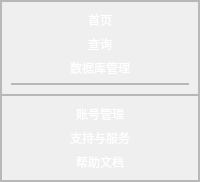
        <widget class="QFrame" name="frame_5">
         <property name="sizePolicy">
          <sizepolicy hsizetype="Expanding" vsizetype="Expanding">
           <horstretch>1</horstretch>
           <verstretch>0</verstretch>
          </sizepolicy>
         </property>
         <property name="styleSheet">
          <string notr="true">#frame_5{
	background-color: rgb(13, 85, 157);
	border-bottom-left-radius:20px;
	border-top-right-radius:20px;
}
QPushButton{
	border:none;
	
	color: rgb(255, 255, 255);
	font: 12pt &quot;幼圆&quot;;
}
QPushButton:pressed{
	padding-top:4px
}</string>
         </property>
         <property name="frameShape">
          <enum>QFrame::StyledPanel</enum>
         </property>
         <property name="frameShadow">
          <enum>QFrame::Raised</enum>
         </property>
         <layout class="QVBoxLayout" name="verticalLayout_2">
          <property name="spacing">
           <number>0</number>
          </property>
          <property name="leftMargin">
           <number>0</number>
          </property>
          <property name="topMargin">
           <number>0</number>
          </property>
          <property name="rightMargin">
           <number>0</number>
          </property>
          <property name="bottomMargin">
           <number>0</number>
          </property>
          <item>
           <widget class="QFrame" name="frame_7">
            <property name="sizePolicy">
             <sizepolicy hsizetype="Preferred" vsizetype="Expanding">
              <horstretch>0</horstretch>
              <verstretch>2</verstretch>
             </sizepolicy>
            </property>
            <property name="frameShape">
             <enum>QFrame::StyledPanel</enum>
            </property>
            <property name="frameShadow">
             <enum>QFrame::Raised</enum>
            </property>
            <layout class="QVBoxLayout" name="verticalLayout_28">
             <item>
              <widget class="QPushButton" name="pushButton_home">
               <property name="sizePolicy">
                <sizepolicy hsizetype="Minimum" vsizetype="Expanding">
                 <horstretch>0</horstretch>
                 <verstretch>2</verstretch>
                </sizepolicy>
               </property>
               <property name="text">
                <string>首页</string>
               </property>
               <property name="icon">
                <iconset resource="../实例1数据库连接登录窗口/icons/res.qrc">
                 <normaloff>:/icons/首页白.png</normaloff>:/icons/首页白.png</iconset>
               </property>
               <property name="iconSize">
                <size>
                 <width>23</width>
                 <height>23</height>
                </size>
               </property>
              </widget>
             </item>
             <item>
              <widget class="QPushButton" name="pushButton_search">
               <property name="sizePolicy">
                <sizepolicy hsizetype="Minimum" vsizetype="Expanding">
                 <horstretch>0</horstretch>
                 <verstretch>1</verstretch>
                </sizepolicy>
               </property>
               <property name="text">
                <string>查询</string>
               </property>
               <property name="icon">
                <iconset resource="../实例1数据库连接登录窗口/icons/res.qrc">
                 <normaloff>:/icons/数据库查询白.png</normaloff>:/icons/数据库查询白.png</iconset>
               </property>
               <property name="iconSize">
                <size>
                 <width>25</width>
                 <height>25</height>
                </size>
               </property>
              </widget>
             </item>
             <item>
              <widget class="QPushButton" name="pushButton_db_mange">
               <property name="sizePolicy">
                <sizepolicy hsizetype="Minimum" vsizetype="Expanding">
                 <horstretch>0</horstretch>
                 <verstretch>2</verstretch>
                </sizepolicy>
               </property>
               <property name="text">
                <string>数据库管理</string>
               </property>
               <property name="icon">
                <iconset resource="icons/res.qrc">
                 <normaloff>:/icons/数据库管理 (1).png</normaloff>:/icons/数据库管理 (1).png</iconset>
               </property>
               <property name="iconSize">
                <size>
                 <width>18</width>
                 <height>18</height>
                </size>
               </property>
              </widget>
             </item>
             <item>
              <widget class="QFrame" name="frame_16">
               <property name="sizePolicy">
                <sizepolicy hsizetype="Preferred" vsizetype="Expanding">
                 <horstretch>0</horstretch>
                 <verstretch>1</verstretch>
                </sizepolicy>
               </property>
               <property name="frameShape">
                <enum>QFrame::StyledPanel</enum>
               </property>
               <property name="frameShadow">
                <enum>QFrame::Raised</enum>
               </property>
               <layout class="QVBoxLayout" name="verticalLayout_21">
                <property name="spacing">
                 <number>0</number>
                </property>
                <property name="leftMargin">
                 <number>0</number>
                </property>
                <property name="topMargin">
                 <number>0</number>
                </property>
                <property name="rightMargin">
                 <number>0</number>
                </property>
                <property name="bottomMargin">
                 <number>0</number>
                </property>
               </layout>
              </widget>
             </item>
            </layout>
           </widget>
          </item>
          <item>
           <widget class="QFrame" name="frame_9">
            <property name="sizePolicy">
             <sizepolicy hsizetype="Preferred" vsizetype="Expanding">
              <horstretch>0</horstretch>
              <verstretch>2</verstretch>
             </sizepolicy>
            </property>
            <property name="styleSheet">
             <string notr="true">#frame_9{
borer-bottom-left-radius:20px;
}</string>
            </property>
            <property name="frameShape">
             <enum>QFrame::StyledPanel</enum>
            </property>
            <property name="frameShadow">
             <enum>QFrame::Raised</enum>
            </property>
            <layout class="QVBoxLayout" name="verticalLayout_3">
             <item>
              <widget class="QPushButton" name="pushButton_myaccount">
               <property name="text">
                <string>账号管理</string>
               </property>
               <property name="icon">
                <iconset resource="../实例1数据库连接登录窗口/icons/res.qrc">
                 <normaloff>:/icons/个人信息.png</normaloff>:/icons/个人信息.png</iconset>
               </property>
               <property name="iconSize">
                <size>
                 <width>25</width>
                 <height>25</height>
                </size>
               </property>
              </widget>
             </item>
             <item>
              <widget class="QPushButton" name="pushButton_support">
               <property name="text">
                <string>支持与服务</string>
               </property>
               <property name="icon">
                <iconset resource="../实例1数据库连接登录窗口/icons/res.qrc">
                 <normaloff>:/icons/服务白.png</normaloff>:/icons/服务白.png</iconset>
               </property>
               <property name="iconSize">
                <size>
                 <width>18</width>
                 <height>18</height>
                </size>
               </property>
              </widget>
             </item>
             <item>
              <widget class="QPushButton" name="pushButton_help">
               <property name="text">
                <string>帮助文档</string>
               </property>
               <property name="icon">
                <iconset resource="../实例1数据库连接登录窗口/icons/res.qrc">
                 <normaloff>:/icons/帮助.png</normaloff>:/icons/帮助.png</iconset>
               </property>
               <property name="iconSize">
                <size>
                 <width>25</width>
                 <height>25</height>
                </size>
               </property>
              </widget>
             </item>
            </layout>
           </widget>
          </item>
         </layout>
        </widget>
